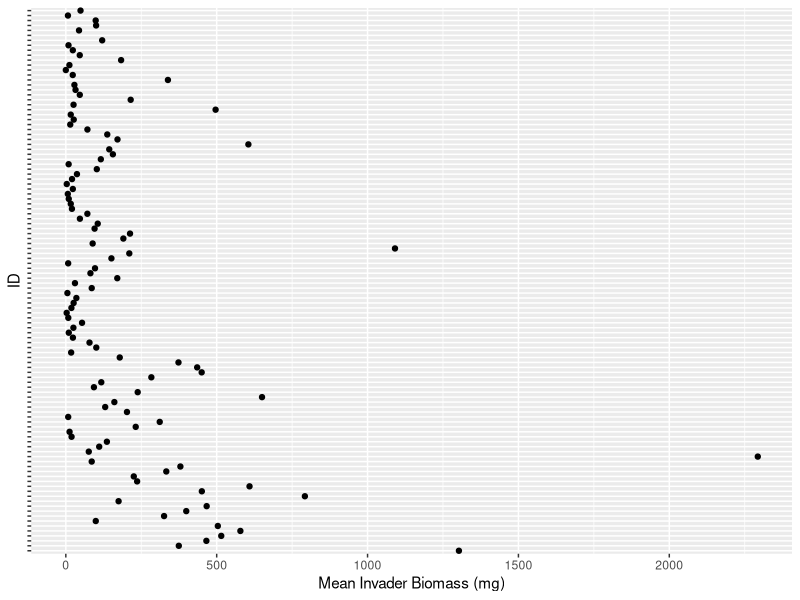
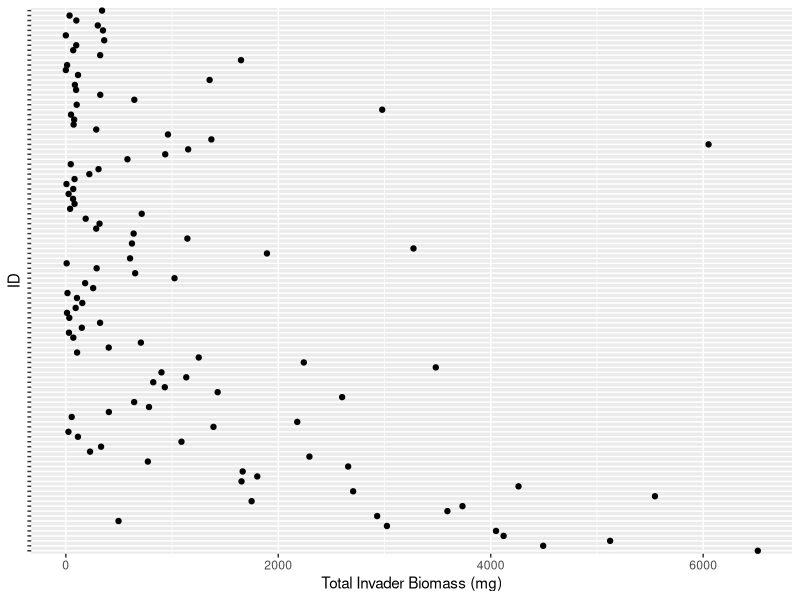
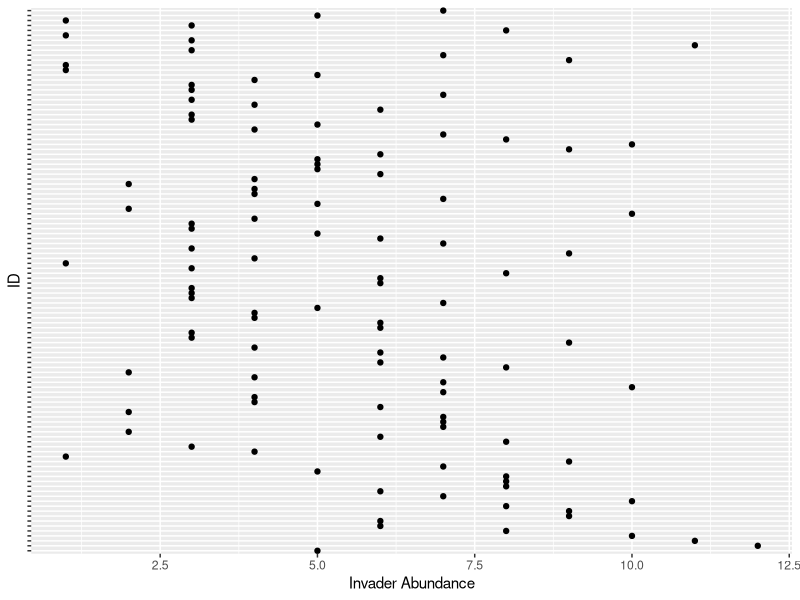
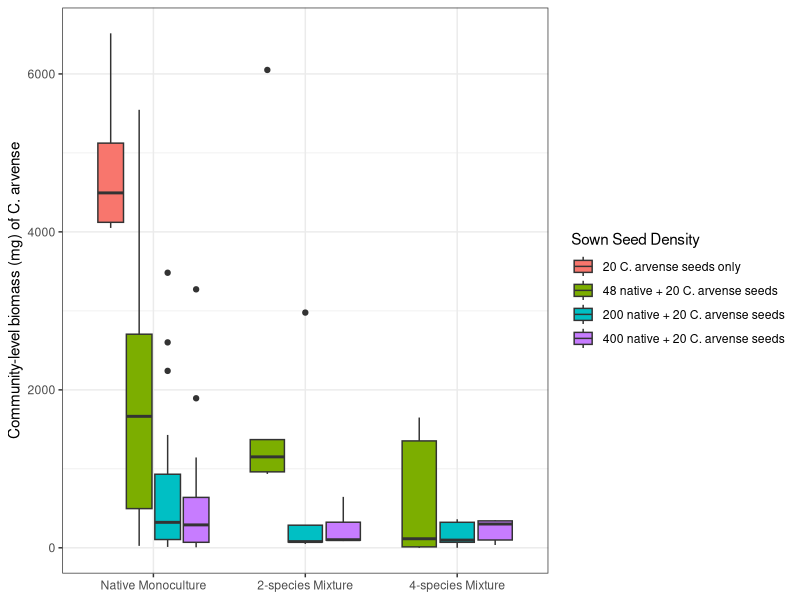
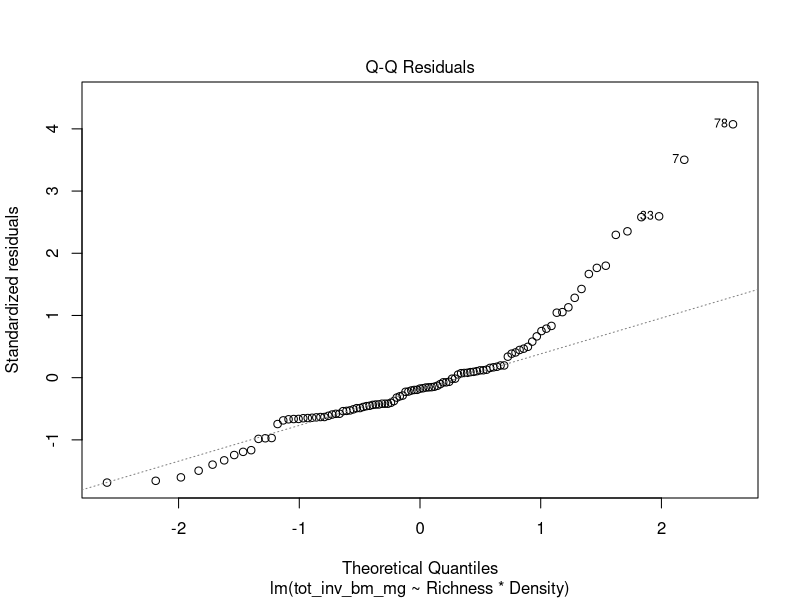
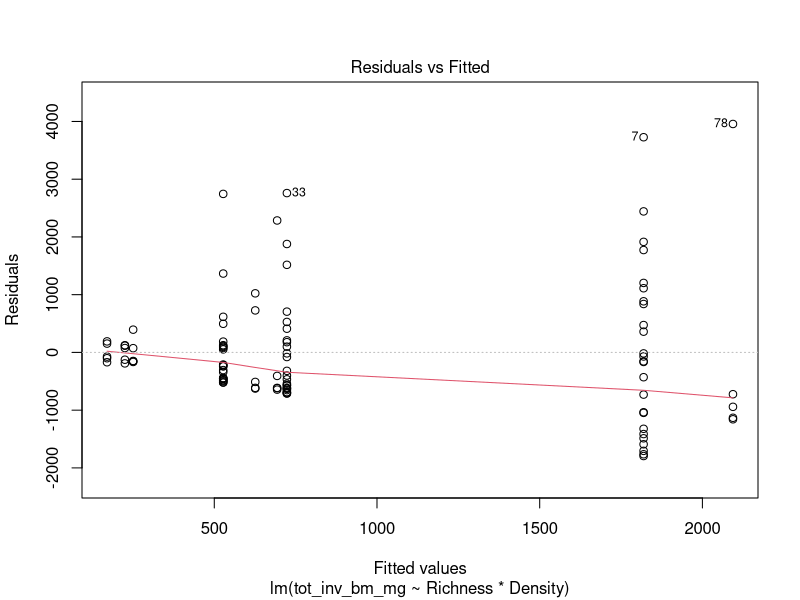
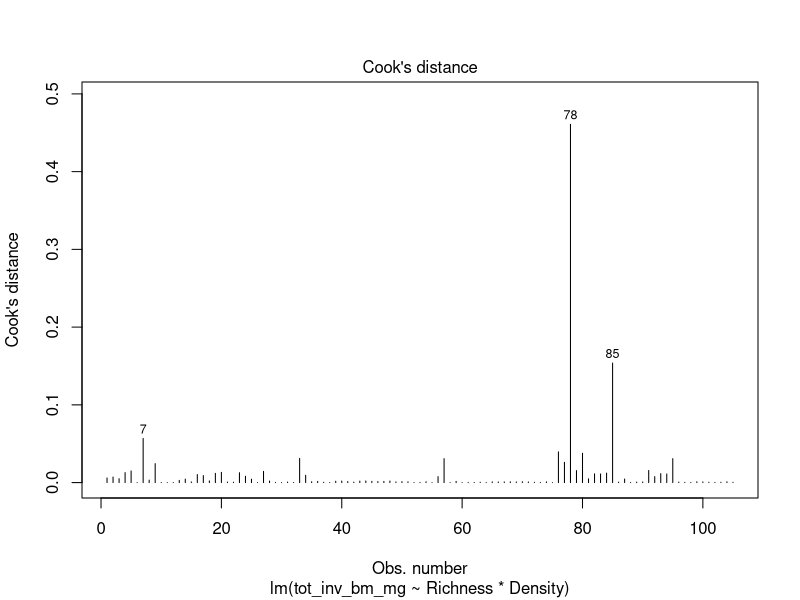
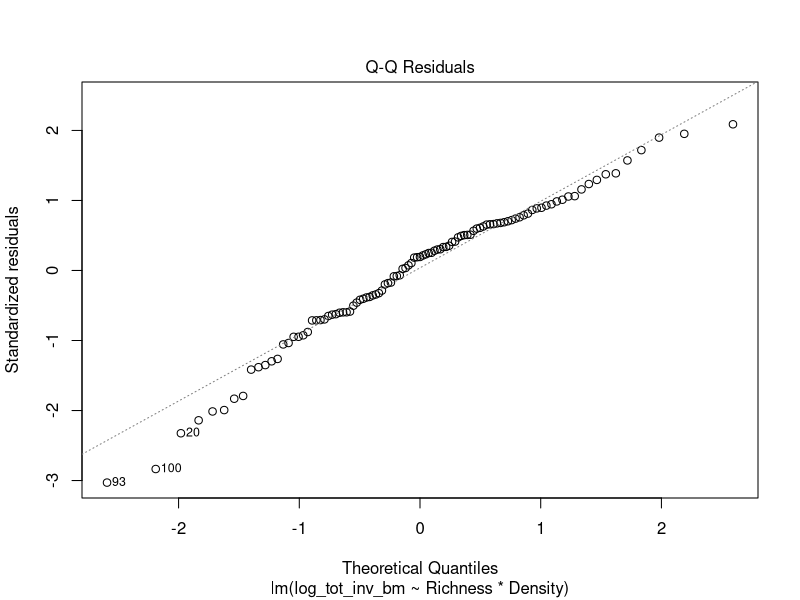

Write R code to recreate these figures, in order. (Note: this script raises an error after producing the figures.)
# libraries -----
library(dplyr)    # for manipulating data
library(here)     # for creating relative file paths
library(ggplot2)  # for visualizing data 

# import ----

inv_bm <- read.csv(here("data", "intermediate_data", "invader_biomass.csv"))

# exploratory data analysis -----

## outliers -----
# reason: outliers increase the estimate of sample variance
# decreasing the calculated F statistics for ANOVA's
# lowering the chance of rejecting the null hypothesis 
inv_bm %>%
  mutate(ID = paste(Richness_ID, Density_ID, Rep)) %>%
  ggplot(aes(x = mean_inv_bm_mg, y = ID)) + 
  geom_point() +
  labs(
    x = "Mean Invader Biomass (mg)",
    y = "ID"
    ) + 
  theme(axis.text.y = element_blank())
  
inv_bm %>%
  mutate(ID = paste(Richness_ID, Density_ID, Rep)) %>%
  ggplot(aes(x = tot_inv_bm_mg, y = ID)) + 
  geom_point() +
  labs(
    x = "Total Invader Biomass (mg)",
    y = "ID"
  ) + 
  theme(axis.text.y = element_blank())

inv_bm %>%
  mutate(ID = paste(Richness_ID, Density_ID, Rep)) %>%
  ggplot(aes(x = num_invaders, y = ID)) + 
  geom_point() +
  labs(
    x = "Invader Abundance",
    y = "ID"
  ) + 
  theme(axis.text.y = element_blank())

## box-plots ----
# reason: visualize summary statistics to get a sense of median and spread
# across seeding density and seeding richness treatments
(plot_tot_inv_bm <- inv_bm %>%
   mutate(
     Density_ID = case_when(
       Density_ID == "-"  ~ "20 C. arvense seeds only",
       Density_ID == "D1" ~ "48 native + 20 C. arvense seeds",
       Density_ID == "D2" ~ "200 native + 20 C. arvense seeds", 
       Density_ID == "D3" ~ "400 native + 20 C. arvense seeds") %>%
       factor(levels = c(
         "20 C. arvense seeds only", 
         "48 native + 20 C. arvense seeds", 
         "200 native + 20 C. arvense seeds", 
         "400 native + 20 C. arvense seeds")
       )
   ) %>%
   
   mutate(
     Richness_ID = case_when(
       Density_ID  == "20 invasive seeds"  ~ "Invasive-Only", 
       Richness_ID == "M1" ~ "Native Monoculture", 
       Richness_ID == "M2" ~ "2-species Mixture", 
       Richness_ID == "M4" ~ "4-species Mixture", 
       TRUE ~ Richness_ID
     ), 
     
     Richness_ID = factor(Richness_ID, levels = c(
       "Invasive-Only", 
       "Native Monoculture", 
       "2-species Mixture", 
       "4-species Mixture")
     )
   ) %>%
   ggplot(aes(x = Richness_ID, y = tot_inv_bm_mg)) +
   geom_boxplot(
     aes(fill = Density_ID), 
     position = "dodge2"
   ) + 
   labs(
     fill = "Sown Seed Density", 
     x = NULL, 
     y = "Community-level biomass (mg) of C. arvense"
   ) + 
   theme_bw()
)

# statistical analyses ----

# change the values for invader monocultures
# so that you can compare native monocultures + mixtures for the ANOVAs
inv_bm_tidy <- inv_bm %>%
  
  mutate(
    Density_ID = case_when(
      Density_ID == "-" ~ "D0", 
      TRUE ~ Density_ID),
    
    Richness_ID = case_when(
      Richness_ID == "M1" & Density_ID == "D0" ~ "Inv", 
      TRUE ~ Richness_ID)
    ) %>%

  mutate(
    Richness_ID = factor(
      Richness_ID, 
      levels = c("Inv", "M1", "M2", "M4")),
    
    Density_ID = factor(
      Density_ID, 
      levels = c("D0", "D1", "D2", "D3")
    )
  ) %>%
  
  rename(
    Density = Density_ID, 
    Richness = Richness_ID
  )

## model fit ----

lm_tot_inv_bm1 <- lm(
  tot_inv_bm_mg ~ Richness*Density, 
  data = inv_bm_tidy)

# check which regression coefficients are due to singularities
# check for highly collinear terms 
summary(lm_tot_inv_bm1)
alias(lm_tot_inv_bm1) # look for complete aliasing

# drop invader monocultures to avoid aliased coefficients
inv_bm_minus_d0 <- inv_bm_tidy %>%
  mutate(Density = as.character(Density)) %>%
  dplyr::filter(Density %in% c("D1", "D2", "D3")) 

lm_inv_bm_minus_d0 <- lm(
  tot_inv_bm_mg ~ Richness*Density, 
  data = inv_bm_minus_d0
  )

# check assumptions for two-way ANOVA
plot(lm_inv_bm_minus_d0, 2) # normality of residuals
plot(lm_inv_bm_minus_d0, 1) # homogeneity of variance
plot(lm_inv_bm_minus_d0, 4) # influential outliers

# refit model to stabilize variance
# using a log (x+1) transformation
log_bm_minus_d0 <- mutate(inv_bm_minus_d0, 
  log_tot_inv_bm = log(tot_inv_bm_mg + 1)
  ) 

lm_log_inv_bm_minus_d0 <- lm(
  log_tot_inv_bm ~ Richness*Density, 
  data = log_bm_minus_d0 
)

# double-check assumptions for two-way ANOVA
plot(lm_log_inv_bm_minus_d0, 2) # normality of residuals
plot(lm_log_inv_bm_minus_d0, 1) # homogeneity of variance
plot(lm_log_inv_bm_minus_d0, 4) # influential outliers

## two-way ANOVA ----

# run a type II ANOVA to account for unbalanced sample designs
aov_t2_inv_bm <- car::Anova(lm_log_inv_bm_minus_d0, type = 2)

## pairwise comparisons ----

# calculate estimated marginal means
# to account for unbalanced sample design
ref_grid_inv_bm <- emmeans::ref_grid(lm_log_inv_bm_minus_d0)
ref_grid_inv_bm@grid

# visualize potential interactions before doing any statistical comparisons
emmeans::emmip(lm_log_inv_bm_minus_d0, Richness ~ Density)

# run pairwise comparisons
EMM <- emmeans::emmeans(lm_log_inv_bm_minus_d0, ~Richness*Density)
pairs_dense <- test(pairs(EMM, by = "Density"))
pairs_rich<- test(pairs(EMM, by = "Richness"))

# clean datasets for placing into the supp info
pairs_dense_df <- pairs_dense %>%
  as.data.frame() %>%
  rename(treatment = Density)

pairs_rich_df <- pairs_rich %>%
  as.data.frame() %>%
  rename(treatment = Richness)

table_s2 <- pairs_dense_df %>%
  rbind(pairs_rich_df) %>%
  mutate(
    estimate = round(estimate, digits = 2),
    SE = round(SE, digits = 2), 
    t.ratio = round(t.ratio, digits = 2),
    p.value = round(p.value, digits = 2)
    )

# save to disk ----

write.csv(
  table_s2, 
  file = here("output", "data_appendix_output", "table_s2_pairwise_inv_bm.csv"),
  row.names = FALSE
)
